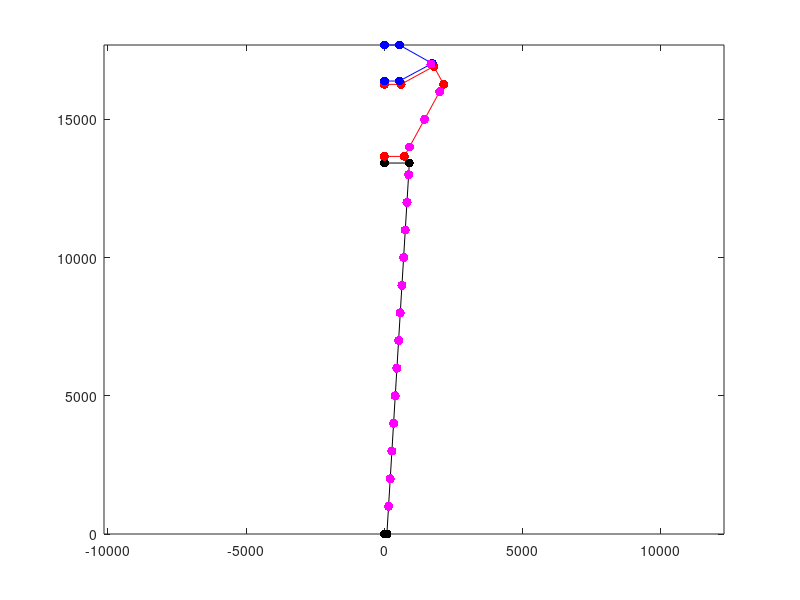

Source code (MATLAB):
% Rhabdom params
rhab_z1 = [71164;10142;41887];
rhab_z2 = [70360;21978;35614];

rhab_z = norm(rhab_z1-rhab_z2)

rhab_r1 = [70392;10277;41834];
rhab_r2 = [72065;10804;42260];

rhab_r = norm(rhab_r1-rhab_r2)/2

con_r11 = [69613;7103;43529];
con_r12 = [73822;7671;44099];

con_rmax = norm(con_r11-con_r12)/2

con_r21 = [71277;9499;42079];
con_r22 = [72176;10047;42336];
con_rmin = rhab_r*0.8

con_z = norm(con_r21-con_r11)

con_rhab_sep = con_rmin/3;

con_r31 = [71924;6680;42344];
con_r32 = [72896;7164;42852];

con_rin = norm(con_r31-con_r32)/2;

rhab_pts = [0,0;rhab_r/10,0; rhab_r,rhab_z; 0,rhab_z];
con_z1 = rhab_z + con_rhab_sep;
con_z2 = con_z1 + 4*con_z/5;
con_z3 = con_z1 + con_z;
con_rtmp = 0.75*con_rmax + 0.25*con_rmin;
con_pts = [0,con_z1;con_rmin,con_z1;con_rmax,con_z2;
      con_rtmp,con_z3;
      con_rin, con_z2;
      0,con_z2];

con_lens_sep = con_rmin/6;

lens_z1 = con_z2 + con_lens_sep;
lens_z3 = con_z2 + con_lens_sep + 2/5*con_z;

slope = (con_z3 - con_z2)/(con_rtmp - con_rmax);

lens_z2 = con_z3 - slope/sqrt(slope^2+1)*con_lens_sep;
lens_r2 = con_rtmp - 1.0/sqrt(slope^2+1)*con_lens_sep;
lens_r1 = con_rin -1.0/sqrt(slope^2+1)*con_lens_sep;
lens_pts = [0, lens_z1; lens_r1, lens_z1; lens_r2,lens_z2; lens_r1, lens_z3; 0, lens_z3];

figure(1)
clf()
plot(rhab_pts(:,1),rhab_pts(:,2),'k.-','MarkerSize',20), hold on;
plot(con_pts(:,1),con_pts(:,2),'r.-','MarkerSize',20), hold on;
plot(lens_pts(:,1),lens_pts(:,2),'b.-','MarkerSize',20)
axis equal

x = [con_rtmp;con_rmax;lens_r2];
y = [con_z3;con_z2;lens_z2];





ys = 1000:1000:17000;
xs = zeros(size(ys));
y1s = zeros(size(ys));
y2s = zeros(size(ys));

x1s = zeros(size(ys));
x2s = zeros(size(ys));


y1s(1:13) = rhab_pts(2,2);
y2s(1:13) = rhab_pts(3,2);
x1s(1:13) = rhab_pts(2,1);
x2s(1:13) = rhab_pts(3,1);



y1s(14:16) = con_pts(2,2);
y2s(14:16) = con_pts(3,2);
x1s(14:16) = con_pts(2,1);
x2s(14:16) = con_pts(3,1);


y1s(17) = lens_pts(2,2);
y2s(17) = lens_pts(3,2);
x1s(17) = lens_pts(2,1);
x2s(17) = lens_pts(3,1);


xs = (x2s.*(ys-y1s)-x1s.*(ys-y2s))./(y2s-y1s);
plot(xs,ys,'m.','MarkerSize',20)